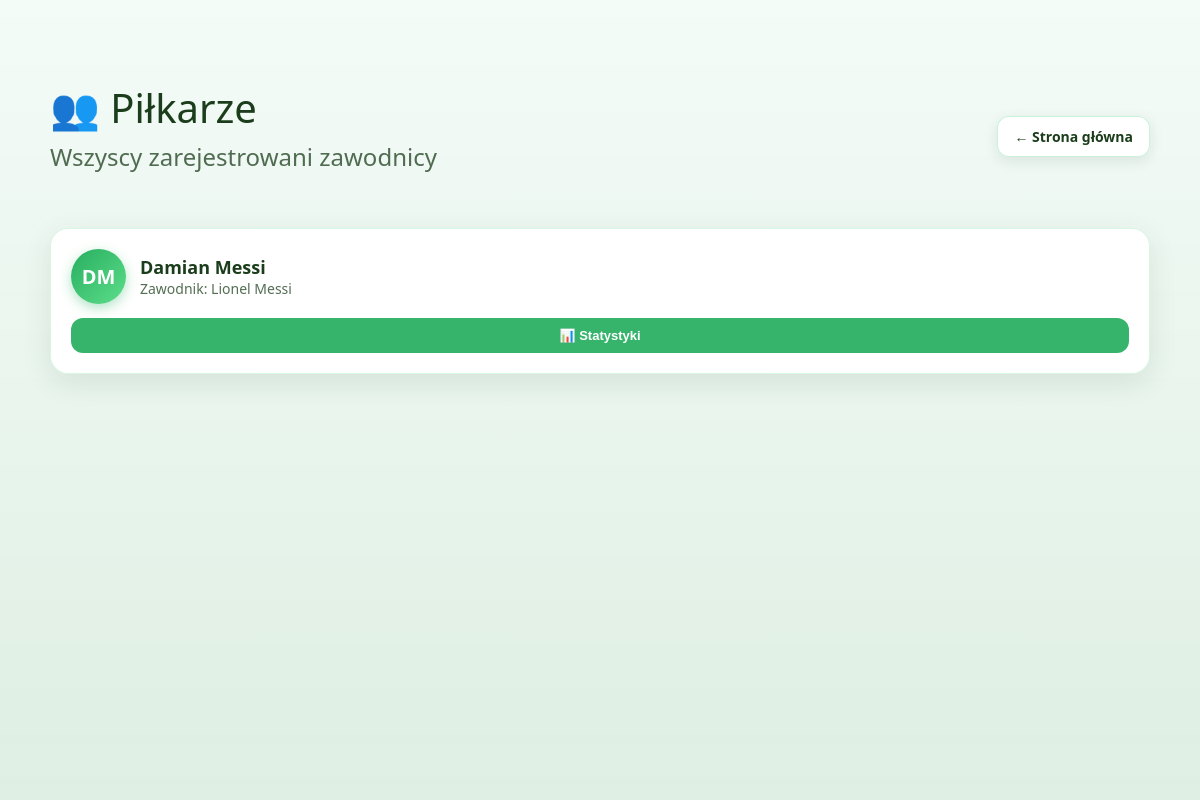
/pilkarze, run on an earlier commit of the app's database.
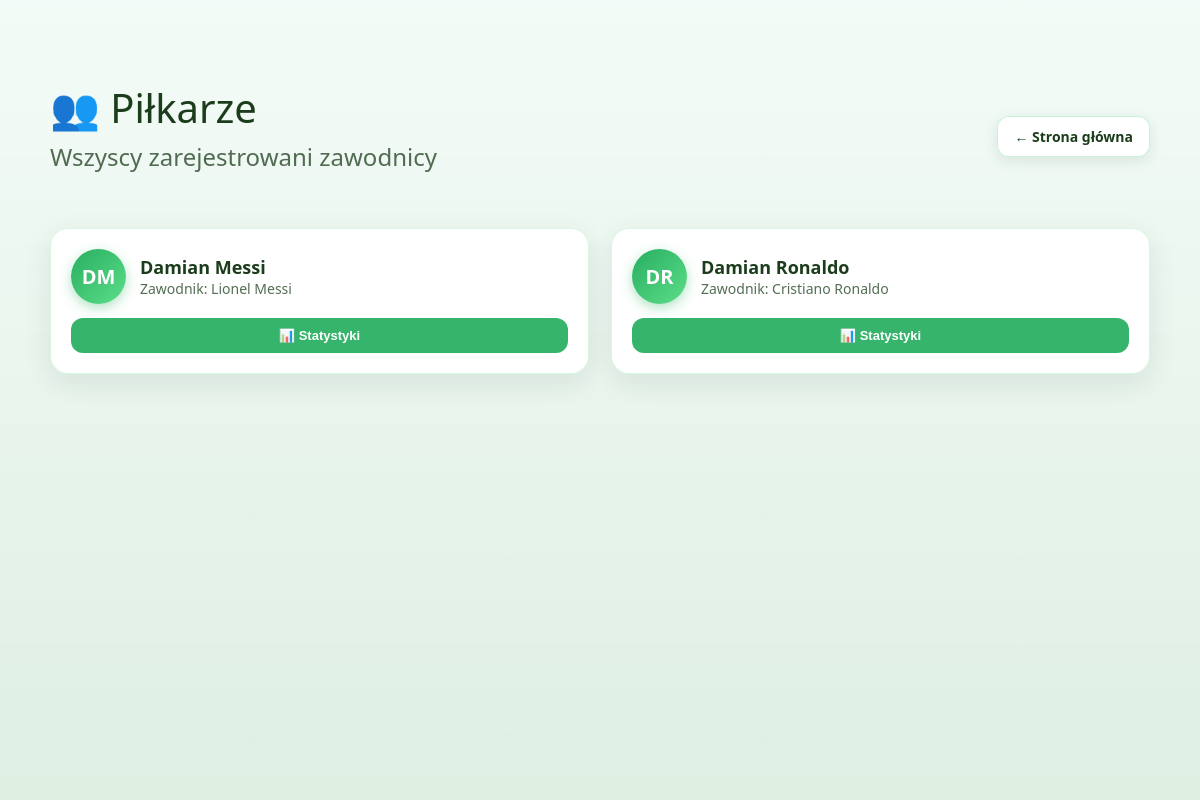
And on a later commit of the database.
### tables this page shows
CREATE TABLE users (
            id INTEGER PRIMARY KEY AUTOINCREMENT,
            first_name TEXT NOT NULL,
            last_name TEXT NOT NULL,
            player_alias TEXT UNIQUE NOT NULL,
            is_admin INTEGER DEFAULT 0
        );

### app.py (the view)
@app.route("/pilkarze")
def pilkarze():
    conn = get_db()
    gracze = conn.execute("""
        SELECT id, first_name, last_name, player_alias AS zawodnik
        FROM users
        ORDER BY first_name ASC
    """).fetchall()
    conn.close()
    return render_template("pilkarze.html", players=gracze)

### db.py (called while the page is built)
def get_db():
    conn = sqlite3.connect("database.db")
    conn.row_factory = sqlite3.Row
    return conn

### templates/pilkarze.html (shortened to what this page needs)
<!DOCTYPE html>
<html lang="pl">
<head>
</head>
<body>
<div class="overlay"></div>
<div class="container">
    <div class="top-bar">
        <div>
            <h1>👥 Piłkarze</h1>
            <h2>Wszyscy zarejestrowani zawodnicy</h2>
        </div>
        <div>
            <a href="/" class="btn-modern">← Strona główna</a>
        </div>
    </div>
    <div class="players-grid">
        {% for p in players %}
        <div class="player-card">
            <div class="player-header">
                <div class="player-avatar">
                    {{ p.first_name[0] }}{{ p.last_name[0] }}
                </div>
                <div>
                    <div class="player-name">{{ p.first_name }} {{ p.last_name }}</div>
                    <div class="player-zawodnik">Zawodnik: {{ p.zawodnik }}</div>
                </div>
            </div>
            <button class="btn-stats" onclick="showStats({{ p.id }})">📊 Statystyki</button>
        </div>
        {% endfor %}
    </div>
</div>
</body>
</html>

### templates/pilkarze.html (style rules this page uses)
body { margin: 0; padding: 0; font-family: "Segoe UI", Arial, sans-serif; color: #1b3d1b; background-image: url('/static/murawa.jpg'); background-size: cover; background-position: center; background-repeat: no-repeat; }
.overlay { position: fixed; inset: 0; background: linear-gradient(180deg, rgba(240, 250, 245, 0.75), rgba(215, 235, 220, 0.82)); z-index: -1; }
.container { max-width: 1100px; margin: 60px auto; padding: 20px; }
.top-bar { display: flex; justify-content: space-between; align-items: center; margin-bottom: 35px; }
h1 { font-weight: 300; font-size: 40px; margin: 0; }
h2 { font-weight: 400; opacity: 0.75; margin-top: 5px; }
.btn-modern { padding: 10px 16px; border-radius: 12px; font-size: 14px; font-weight: 600; cursor: pointer; border: 1px solid rgba(46, 204, 113, 0.25); text-decoration: none; display: inline-block; transition: 0.25s ease; background: rgba(255, 255, 255, 0.95); color: #1b3d1b; box-shadow: 0 4px 14px rgba(27, 61, 43, 0.1); }
.players-grid { display: grid; grid-template-columns: repeat(auto-fit, minmax(260px, 1fr)); gap: 22px; }
.player-card { background: rgba(255, 255, 255, 0.92); padding: 20px; border-radius: 18px; border: 1px solid rgba(46, 204, 113, 0.18); box-shadow: 0 8px 28px rgba(27, 61, 43, 0.1); display: flex; flex-direction: column; gap: 14px; transition: 0.25s ease; }
.player-header { display: flex; align-items: center; gap: 14px; }
.player-avatar { width: 55px; height: 55px; border-radius: 50%; background: linear-gradient(135deg, #27ae60, #5dde8a); display: flex; align-items: center; justify-content: center; font-weight: 700; font-size: 20px; color: #fff; box-shadow: 0 4px 12px rgba(39, 174, 96, 0.35); }
.player-name { font-size: 18px; font-weight: 600; }
.player-zawodnik { font-size: 14px; opacity: 0.75; }
.btn-stats { padding: 10px 14px; border-radius: 12px; font-size: 13px; font-weight: 600; cursor: pointer; border: none; display: inline-block; transition: 0.25s ease; background: rgba(39, 174, 96, 0.92); color: #fff; text-align: center; }

What changed in the data, as far as the page shows it:
added users: first_name "D", last_name "R", first_name "Damian", last_name "Ronaldo", zawodnik "Cristiano Ronaldo"
